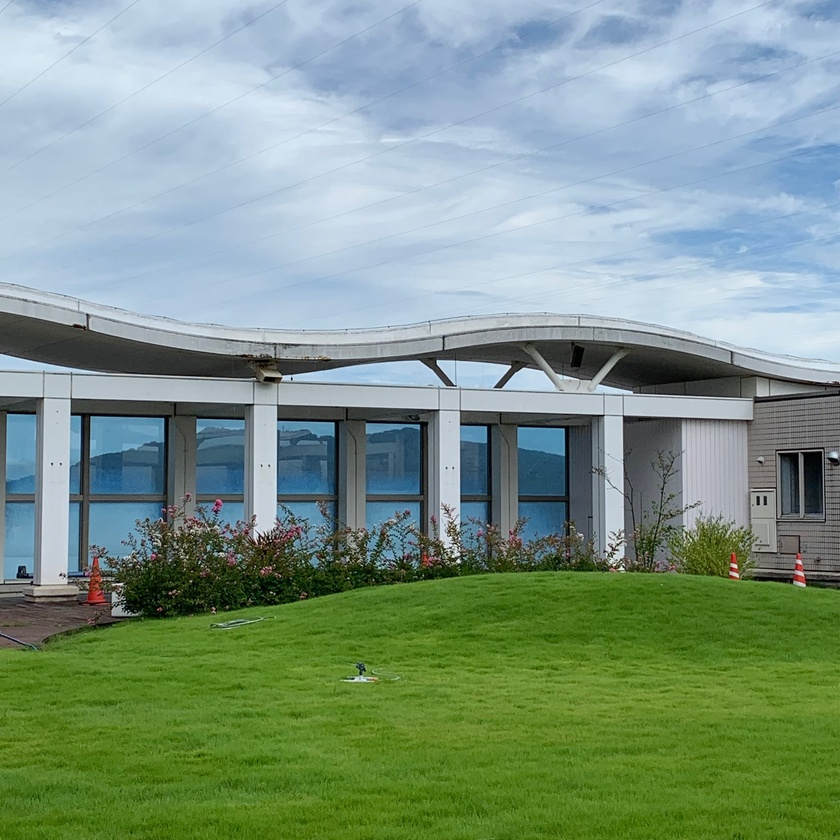
#> input picture image/img/daiwa.jpeg, 840 x 840 px, shrunk from 3024 x 3024 before the run
$ python CRT_filter.py
#> lines starting #> are read from the running program, lines starting #| are printed output that depends on the picture
import cv2
import numpy as np
import matplotlib.pyplot as plt


def gamma_correction(image, gamma):
    """
    ガンマ補正を行う関数

    Args:
        image (numpy.ndarray): 入力画像（BGR形式）
        gamma (float): ガンマ値（1.0以下で暗く、1.0以上で明るくなる）

    Returns:
        numpy.ndarray: ガンマ補正後の画像
    """
    # ガンマ補正用のルックアップテーブルを作成
    inv_gamma = 1.0 / gamma
    table = np.array([((i / 255.0) ** inv_gamma) * 255 for i in range(256)]).astype("uint8")

    # ルックアップテーブルを用いて画像にガンマ補正を適用
    corrected_image = cv2.LUT(image, table)
    return corrected_image


def CRTfilter(img: np.ndarray, direction: str='h'):
    """
    CRTモニタ風の, しま模様を施した画像を返す。ぼかしはかけない

    Parameters:
    - img (np.ndarray): 入力画像
    - direction (str): 'h': 横向き，'v': 縦向きにフィルタをかける

    Returns:
    - np.ndarray: 出力画像
    """

    h, w = img.shape[0], img.shape[1]

    crt = np.zeros((h, w, 3), dtype=np.uint8)
    if direction == 'h':
        for i in range(h):
            if i % 3 == 0:
                crt[i, :, :] = [0, 255, 0]  # 緑 (G)
            elif i % 3 == 1:
                crt[i, :, :] = [255, 0, 0]  # 青 (B)
            elif i % 3 == 2:
                crt[i, :, :] = [0, 0, 255]  # 赤 (R)
    elif direction == 'v':
        for j in range(w):
            if j % 3 == 0:
                crt[:, j, :] = [0, 255, 0]  # 緑 (G)
            elif j % 3 == 1:
                crt[:, j, :] = [255, 0, 0]  # 青 (B)
            elif j % 3 == 2:
                crt[:, j, :] = [0, 0, 255]  # 赤 (R)
    else:
        return None

    dst = (img.astype(np.float32) * crt.astype(np.float32) / 255)
    dst = gamma_correction(dst.astype(np.uint8), 2.0)  # 明るさを上げる(CRTフィルタ適用後は明るさが1/3になる)
    dst = np.clip(dst, 0, 255).astype(np.uint8)  # 値を255にクリップ

    return dst

if __name__ == '__main__':
    # 入力画像の読み込み
    img = cv2.imread('./img/daiwa.jpeg')  # OpenCVはBGR形式で読み込み
#> img is the input picture: shape (840, 840, 3); mean B, G, R 132.9, 149.7, 125.6
    if img is None:
        raise FileNotFoundError("指定した画像ファイルが見つかりません。パスを確認してください。")

    blr = cv2.GaussianBlur(img, (21, 21), 0, 0)  # 画像サイズによってカーネルサイズ変わる
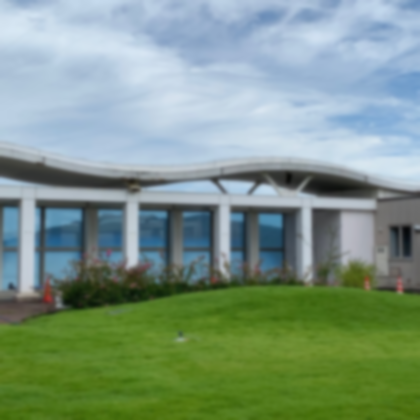
#> blr: shape (840, 840, 3) (shown at 1/2 size); mean B, G, R 132.9, 149.7, 125.6
    dst = cv2.cvtColor(CRTfilter(blr), cv2.COLOR_BGR2RGB)
#> after the loop in CRTfilter, `for i in range(h):`:
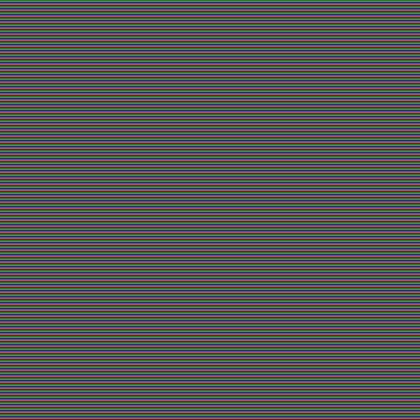
#> crt: shape (840, 840, 3) (shown at 1/2 size); mean of channels 0, 1, 2 85, 85, 85; drawn as B, G, R
#> in CRTfilter, `dst = (img.astype(np.float32) * crt.astype(np.float32) / 255)`:
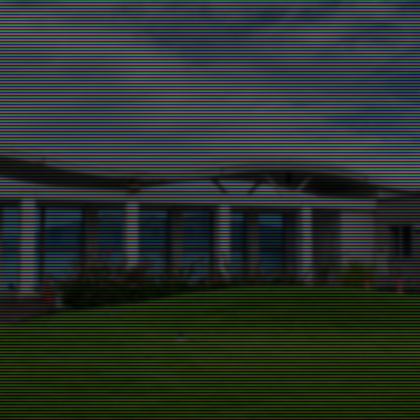
#> dst: shape (840, 840, 3) float32 (shown at 1/2 size); mean B, G, R 44.3, 49.9, 41.8
#> in gamma_correction, `corrected_image = cv2.LUT(image, table)`:
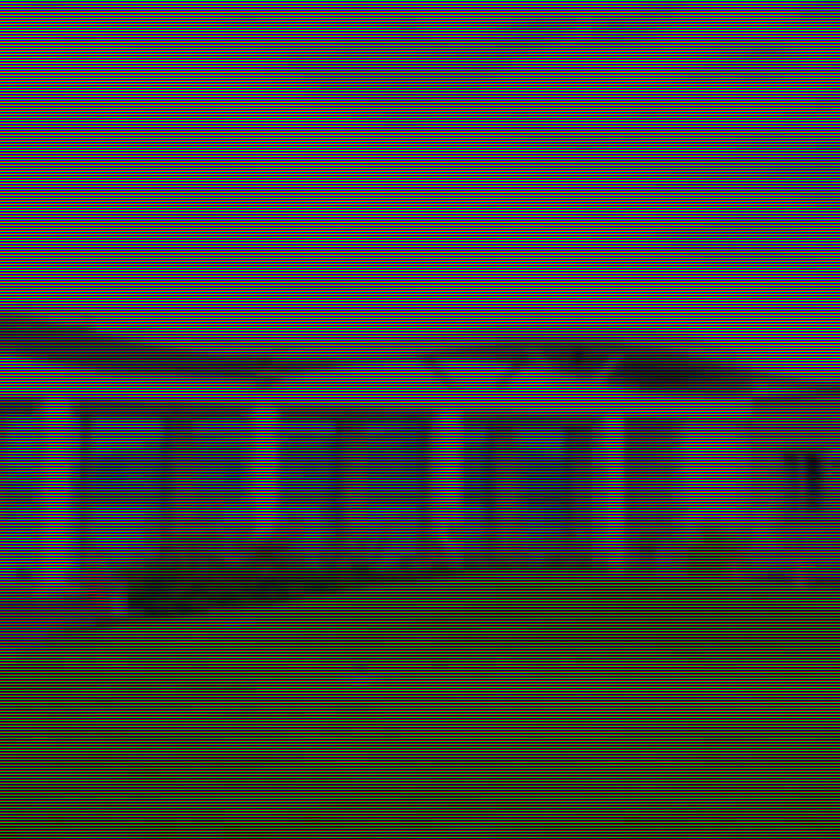
#> corrected_image: shape (840, 840, 3); mean of channels 0, 1, 2 57.1, 64, 58.1; drawn as B, G, R

    # 表示
    plt.imshow(dst)
    #plt.axis('off')
    plt.show()

$ run again, with image/img/stone_tower.jpeg copied over image/img/daiwa.jpeg
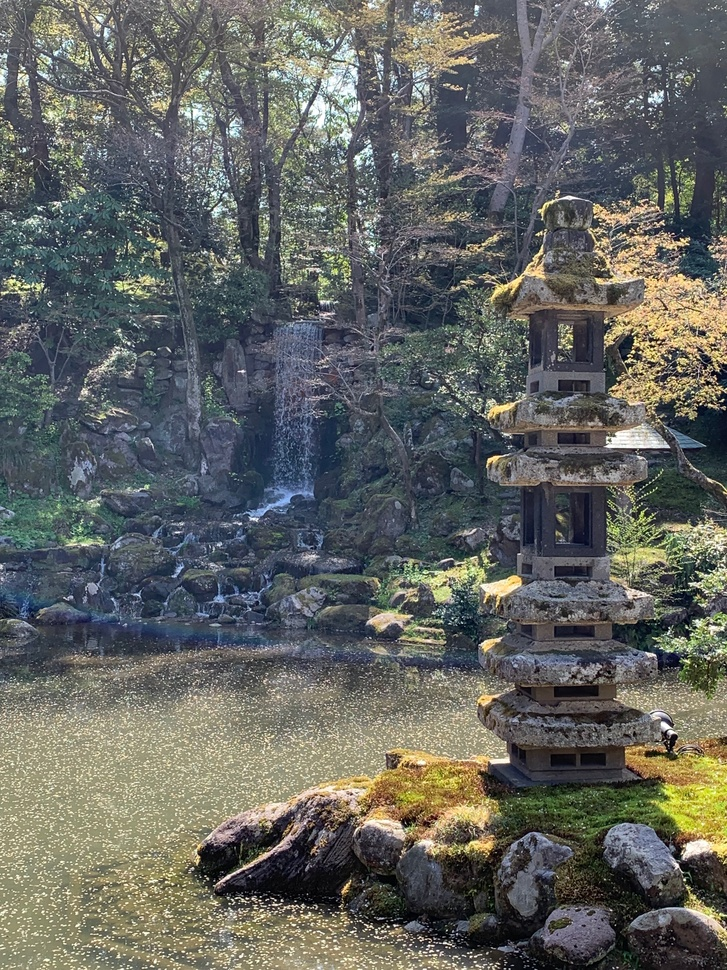
#> input picture image/img/stone_tower.jpeg, 727 x 970 px, shrunk from 3024 x 4032 before the run
#> img is the input picture: shape (970, 727, 3); mean B, G, R 97, 101.1, 99
#> after the loop in CRTfilter, `for i in range(h):`:
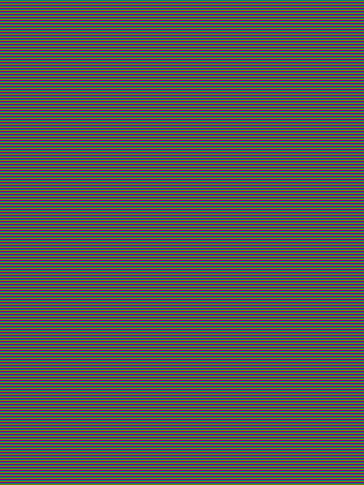
#> crt: shape (970, 727, 3) (shown at 1/2 size); mean of channels 0, 1, 2 84.9, 85.2, 84.9; drawn as B, G, R
#> in gamma_correction, `corrected_image = cv2.LUT(image, table)`:
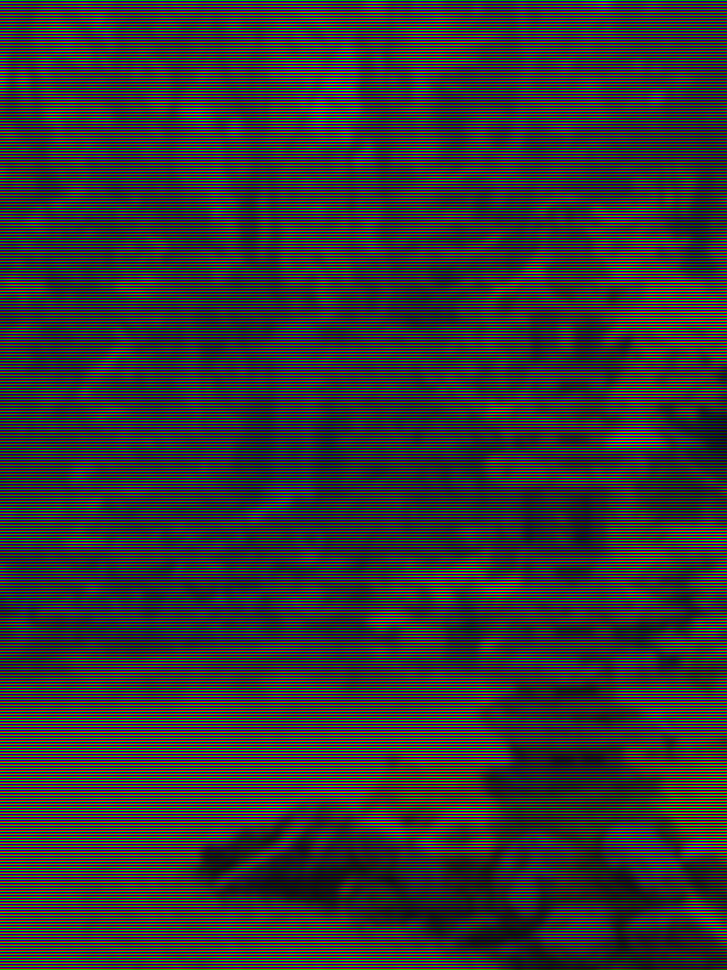
#> corrected_image: shape (970, 727, 3); mean of channels 0, 1, 2 51.6, 52.5, 51.5; drawn as B, G, R

$ run again, with image/img/cherry_brossom.jpg copied over image/img/daiwa.jpeg
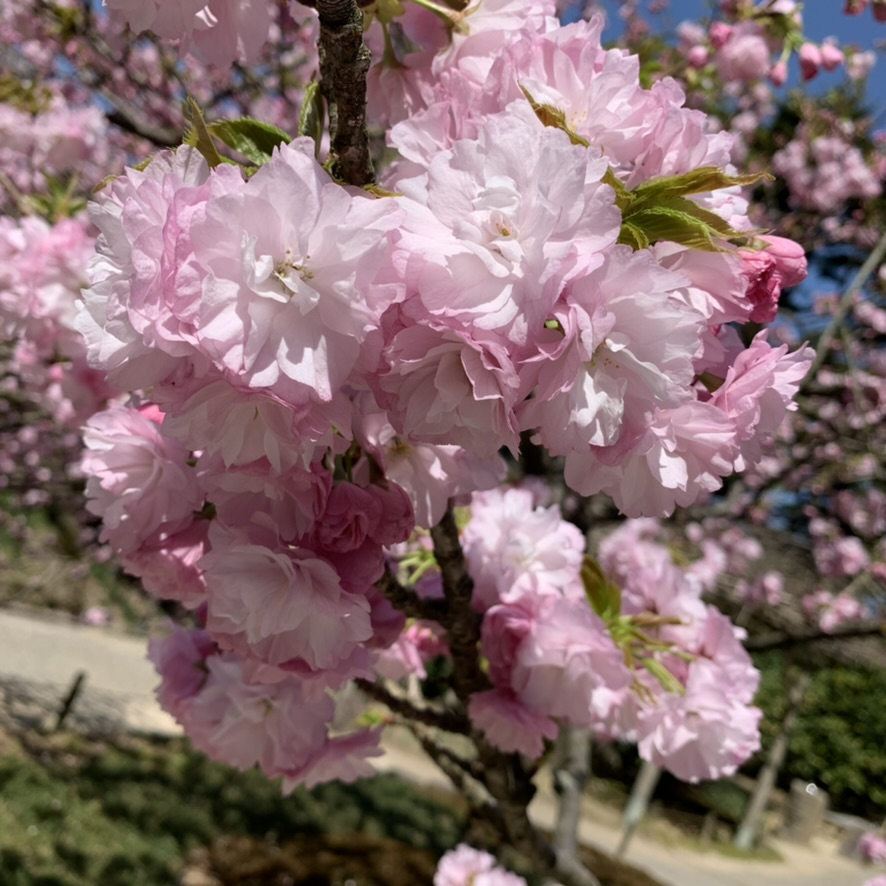
#> input picture image/img/cherry_brossom.jpg, 886 x 886 px
#> img is the input picture: shape (886, 886, 3); mean B, G, R 108.8, 108.3, 132.5
#> after the loop in CRTfilter, `for i in range(h):`:
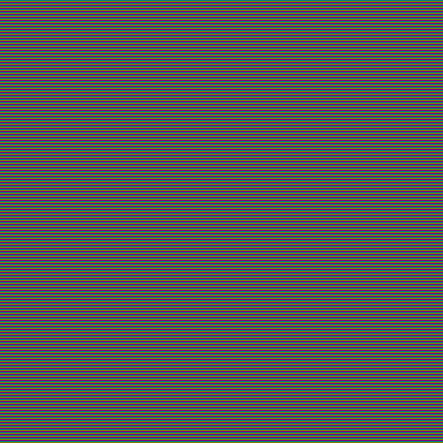
#> crt: shape (886, 886, 3) (shown at 1/2 size); mean of channels 0, 1, 2 84.9, 85.2, 84.9; drawn as B, G, R
#> in gamma_correction, `corrected_image = cv2.LUT(image, table)`:
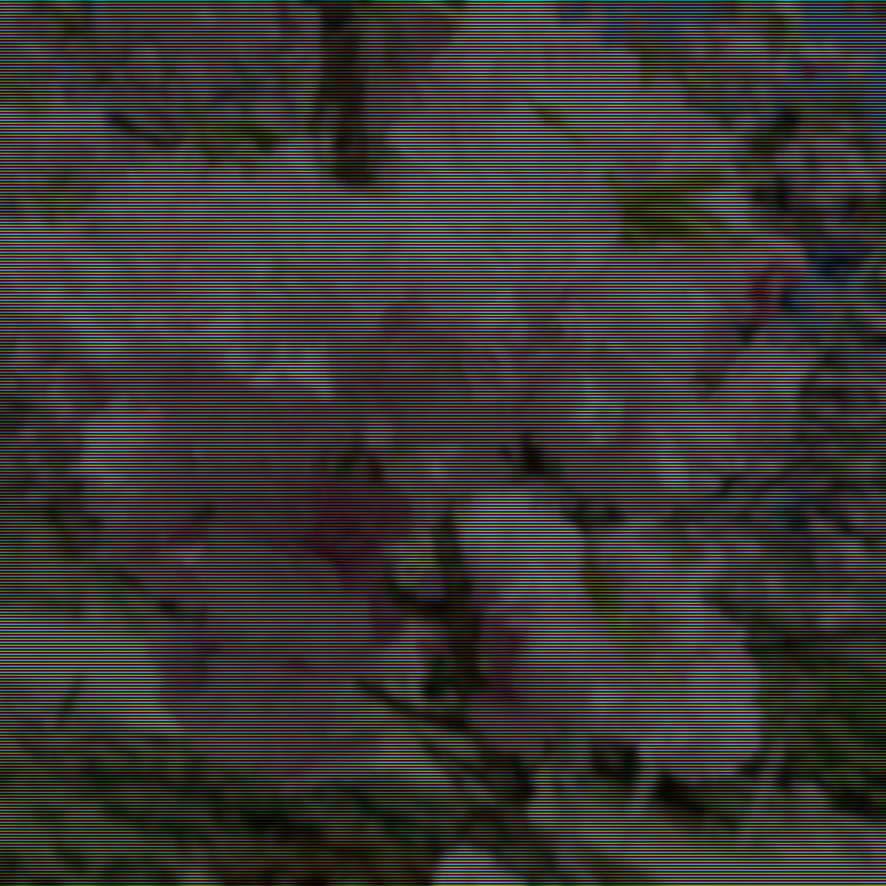
#> corrected_image: shape (886, 886, 3); mean of channels 0, 1, 2 52.6, 53.6, 59.3; drawn as B, G, R
